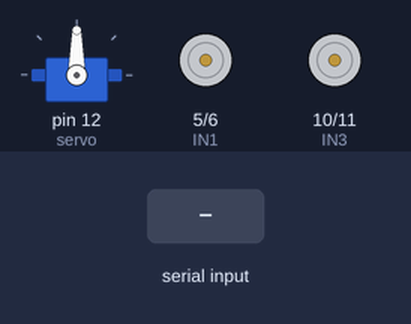
A sketch run on a simulated Arduino Uno, built with avr-gcc and run on an emulated ATmega328P. Shown: servo, motor-driver pin pairs drawn as motors (green arrow = first pin HIGH = forward, orange = second pin HIGH = backward, longer = more drive). The inputs (shaded band) are chosen by the test bench.

Above: at 1.2 s.
1.3 s: "L" received over Serial
At 1.9 s:
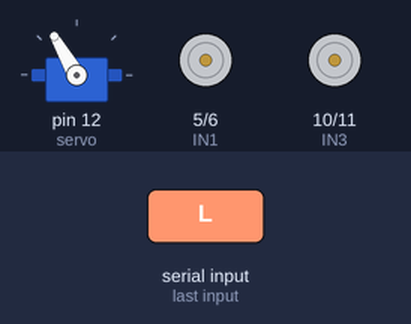
2.8 s: "R" received over Serial
At 3.1 s:
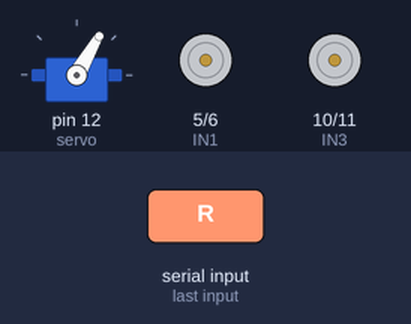
4.3 s: "F" received over Serial
At 5.4 s:
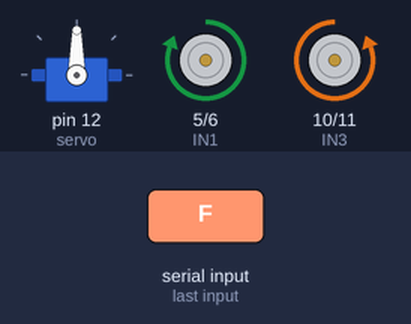
5.8 s: "G" received over Serial
At 6.5 s:
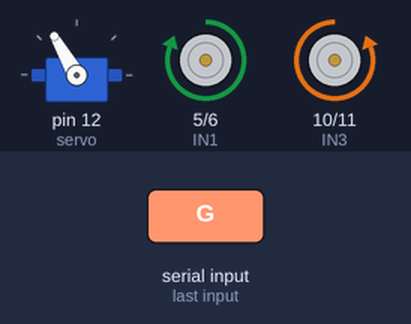
7.3 s: "I" received over Serial
At 7.7 s:
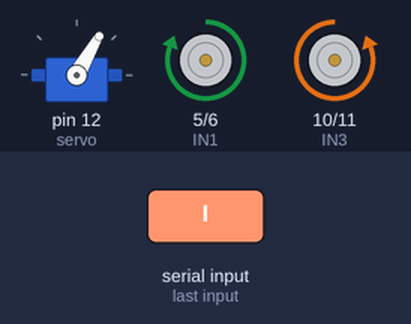
8.8 s: "B" received over Serial
At 10.0 s:
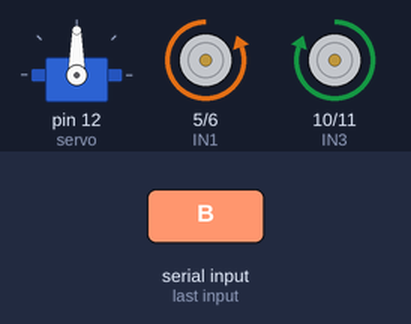
Timing chart, 0 to 11.3 s (numbered marks = the images above; inputs shaded):
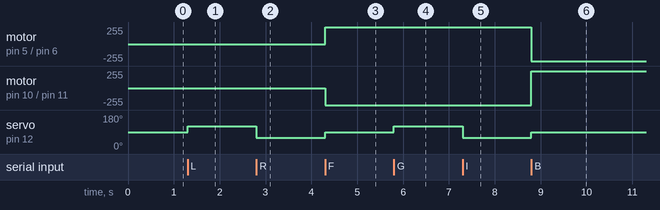

Measured:
- after the input at 1.3 s, servo on pin 12 (servo): 90° → 120° at once
- after the input at 2.8 s, servo on pin 12 (servo): 120° → 60° at once
- after the input at 4.3 s, motor on pin 5 (IN1) / pin 6 (IN2): stopped → forward 255/255 at once; motor on pin 10 (IN3) / pin 11 (IN4): stopped → backward 255/255 at once; servo on pin 12 (servo): 60° → 90° at once
- after the input at 5.8 s, servo on pin 12 (servo): 90° → 120° at once
- after the input at 7.3 s, servo on pin 12 (servo): 120° → 60° at once
- after the input at 8.8 s, motor on pin 5 (IN1) / pin 6 (IN2): forward 255/255 → backward 255/255 at once; motor on pin 10 (IN3) / pin 11 (IN4): backward 255/255 → forward 255/255 at once; servo on pin 12 (servo): 60° → 90° at once

The sketch:

Rover.ino
```cpp
#include <SoftwareSerial.h>
#include <Servo.h>

SoftwareSerial bluetooth(0, 1);
Servo servo;

int IN1 = 5;
int IN2 = 6;
int IN3 = 10;
int IN4 = 11;

void setup ()
{
 Serial.begin(9600);
 bluetooth.begin(115200);
 servo.attach(12);
 servo.write(90);

 pinMode (IN1, OUTPUT);
 pinMode (IN2, OUTPUT);
 pinMode (IN3, OUTPUT);
 pinMode (IN4, OUTPUT);

}

void loop ()
{
  char serial = Serial.read ();

  switch (serial){
   //esquerda
    case 'L':
      servo.write(120);
    break;

    //direita
    case 'R':
      servo.write(60);
    break;

    //frente
    case 'F':
      digitalWrite(IN1, HIGH);
      digitalWrite(IN2, LOW);
      digitalWrite(IN3, LOW);
      digitalWrite(IN4, HIGH);
      servo.write(90);
    break;

    //esquerda frente
    case 'G':
      digitalWrite(IN1, HIGH);
      digitalWrite(IN2, LOW);
      digitalWrite(IN3, LOW);
      digitalWrite(IN4, HIGH);
      servo.write(120);
    break;
    case 'I':
      digitalWrite(IN1, HIGH);
      digitalWrite(IN2, LOW);
      digitalWrite(IN3, LOW);
      digitalWrite(IN4, HIGH);
      servo.write(60);
    break;

    //tras
    case 'B':
      digitalWrite(IN1, LOW);
      digitalWrite(IN2, HIGH);
      digitalWrite(IN3, HIGH);
      digitalWrite(IN4, LOW);
      servo.write(90);
    break;

    //tras esquerda
    case 'H':
      digitalWrite(IN1, LOW);
      digitalWrite(IN2, HIGH);
      digitalWrite(IN3, HIGH);
      digitalWrite(IN4, LOW);
      servo.write(120);
    break;

    // tras direita
    case 'J':
      digitalWrite(IN1, LOW);
      digitalWrite(IN2, HIGH);
      digitalWrite(IN3, HIGH);
      digitalWrite(IN4, LOW);
      servo.write(90);
    break;

    // parado
    case 'S':
      digitalWrite(IN1, LOW);
      digitalWrite(IN2, LOW);
      digitalWrite(IN3, LOW);
      digitalWrite(IN4, LOW);
    break;
  }
}
```
